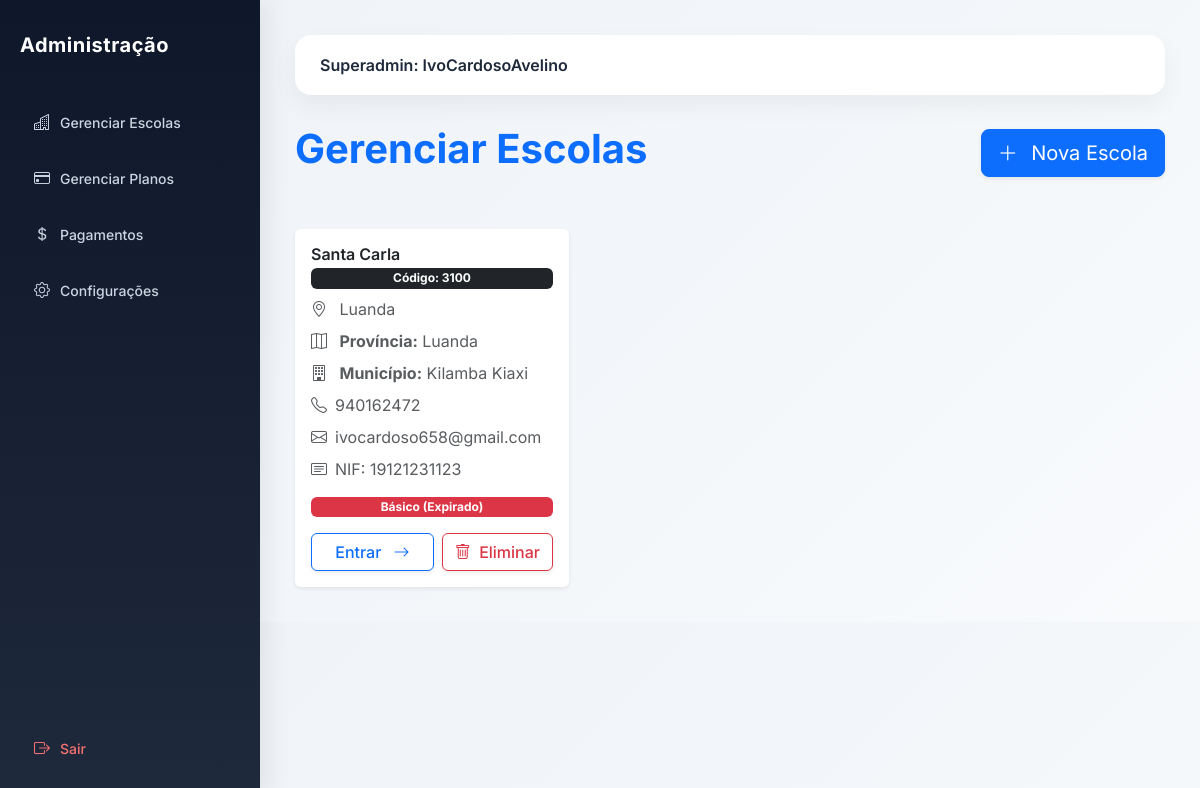
Page /escolas/ (signed in) on the earlier database version.
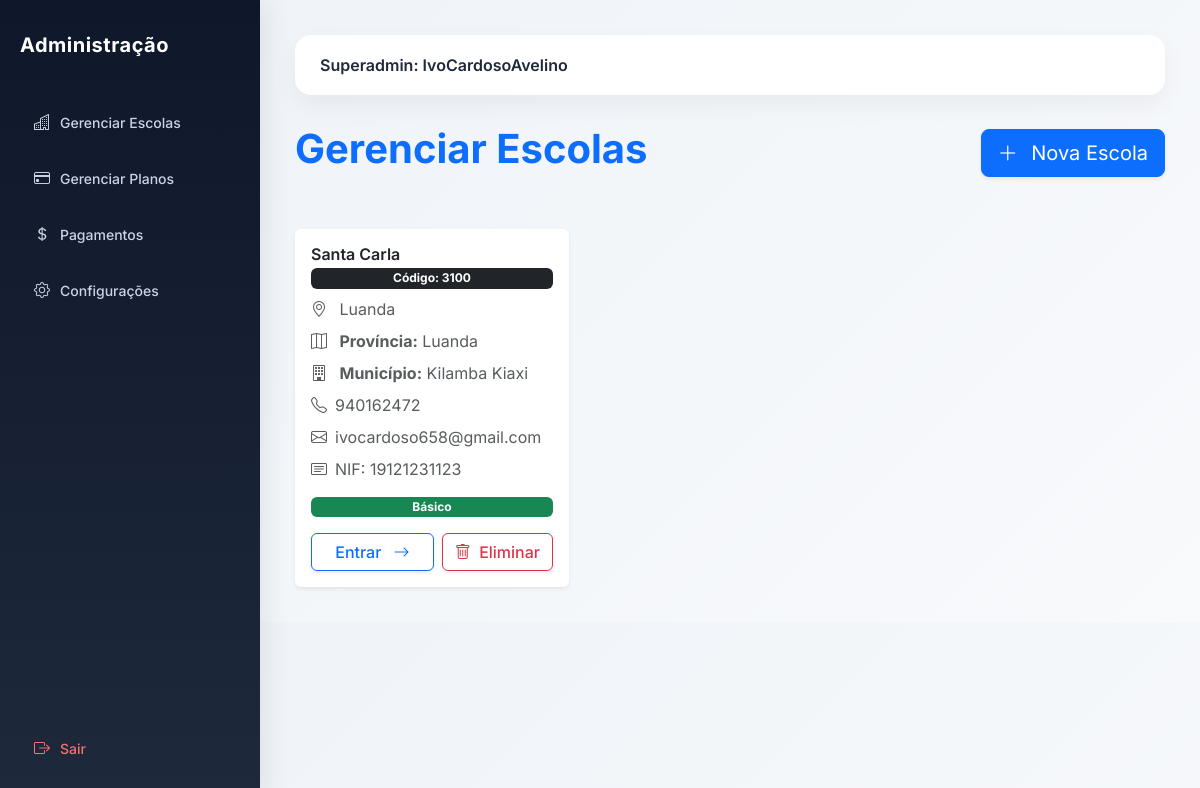
Same page on the later database version.
### users/models.py (models this page shows, shortened)
class User(AbstractUser):
    ROLE_CHOICES = (
        ('SUPERADMIN', 'Super Admin'),
        ('DIRETOR', 'Diretor'),
        ('DIRETOR_PEDAGOGICO', 'Diretor Pedagogico'),
        ('PROFESSOR', 'Professor'),
        ('ALUNO', 'Aluno'),
        ('FINANCEIRO', 'Financeiro'),
        ('SECRETARIA', 'Secretaria'),
    )
    role = models.CharField(
        max_length=20,
        choices=ROLE_CHOICES,
        default='ALUNO'
    )
    ativo = models.BooleanField(default=True)
    escola = models.ForeignKey(
        'academic.Escola',
        on_delete=models.CASCADE,
        null=True,
        blank=True,
        related_name="usuarios"
    )
    criado_em = models.DateTimeField(auto_now_add=True)
    tentativas_login = models.PositiveIntegerField(
        default=0
    )
    bloqueado_ate = models.DateTimeField(
        null=True,
        blank=True
    )
    objects = UserManager()

### academic/models.py (models this page shows, shortened)
class Escola(models.Model):
    nome = models.CharField(
        "Nome da Escola",
        max_length=255
    )
    codigo = models.CharField(
        "Código da Escola",
        max_length=10,
        unique=True,
        blank=True,
        help_text="Código usado no login da escola"
    )
    logo = models.ImageField(
        upload_to='logos_escolas/',
        blank=True,
        null=True
    )
    endereco = models.CharField(
        "Endereço",
        max_length=255
    )
    provincia = models.CharField(
        "Província",
        max_length=100,
        blank=True,
        null=True
    )
    municipio = models.CharField(
        "Município",
        max_length=100,
        blank=True,
        null=True
    )
    telefone = models.CharField(
        "Telefone",
        max_length=20
    )
    nif = models.CharField(
        "NIF",
        max_length=14,
        blank=True,
        null=True,
        help_text="Número de Identificação Fiscal da escola"
    )
    email = models.EmailField(
        "Email da Escola",
        max_length=254,
        blank=True,
        null=True,
        help_text="Email oficial da escola"
    )
    plano = models.ForeignKey(
        "Plano",
        on_delete=models.SET_NULL,
        null=True,
        blank=True,
        related_name="escolas",
        verbose_name="Plano"
    )
    data_expiracao = models.DateField(
        "Data de Expiração do Plano",
        null=True,
        blank=True
    )
    ativo = models.BooleanField(
        "Ativo",
        default=True
    )
    criada_em = models.DateTimeField(
        "Criada em",
        auto_now_add=True
    )
    class Meta:
        verbose_name = "Escola"
        verbose_name_plural = "Escolas"
        ordering = ["nome"]
    def esta_ativa(self):
        if not self.ativo:
            return False
        if (
            self.data_expiracao
            and self.data_expiracao < timezone.now().date()
        ):
            return False
        return True

class Plano(models.Model):
    nome = models.CharField(
        max_length=100,
        unique=True
    )
    limite_alunos = models.PositiveIntegerField()
    valor_mensal = models.DecimalField(
        max_digits=10,
        decimal_places=2
    )
    ativo = models.BooleanField(
        default=True
    )

### core/views.py (the view)
# urls.py: path('escolas/', views.lista_escolas, name='escolas'),
@login_required
def lista_escolas(request):
    if request.user.role != 'SUPERADMIN':
        return redirect('dashboard')
    escolas = Escola.objects.all()
    context = {
        'escolas': escolas,
    }
    return render(request, 'escolas.html', context)

### core/templates/escolas.html (shortened to what this page needs)
{% extends 'admin.html' %}
{% block content %}
<div class="d-flex justify-content-between align-items-center mb-5">
    <h1 class="fw-bold text-primary">Gerenciar Escolas</h1>
    <a href="/admin/academic/escola/add/" class="btn btn-lg btn-primary shadow-sm">
        <i class="bi bi-plus-lg me-2"></i> Nova Escola
    </a>
</div>
<div class="row g-4">
    {% for escola in escolas %}
    <div class="col-md-4">
        <div class="card h-100 border-0 shadow-sm hover-shadow transition-shadow">
            <div class="card-body d-flex flex-column">
                <h5 class="card-title fw-semibold text-dark mb-1">
                    {{ escola.nome }}
                </h5>
                <span class="badge bg-dark mb-2">
                    Código: {{ escola.codigo }}
                </span>
                <p class="card-text text-muted mb-2">
                    <i class="bi bi-geo-alt me-2"></i>
                    {{ escola.endereco|default:"Endereço não informado" }}
                </p>
                {% if escola.provincia %}
                <p class="card-text text-muted mb-2">
                    <i class="bi bi-map me-2"></i>
                    <strong>Província:</strong> {{ escola.provincia }}
                </p>
                {% endif %}
                {% if escola.municipio %}
                <p class="card-text text-muted mb-2">
                    <i class="bi bi-building me-2"></i>
                    <strong>Município:</strong> {{ escola.municipio }}
                </p>
                {% endif %}
                {% if escola.telefone %}
                <p class="card-text text-muted mb-2">
                    <i class="bi bi-telephone me-2"></i>{{ escola.telefone }}
                </p>
                {% endif %}
                {% if escola.email %}
                <p class="card-text text-muted mb-2">
                    <i class="bi bi-envelope me-2"></i>{{ escola.email }}
                </p>
                {% endif %}
                {% if escola.nif %}
                <p class="card-text text-muted mb-3">
                    <i class="bi bi-card-text me-2"></i>NIF: {{ escola.nif }}
                </p>
                {% endif %}
                {% if escola.plano %}
                    {% if escola.esta_ativa %}
                    <span class="badge bg-success mb-3" data-bs-toggle="tooltip" title="Plano ativo até {{ escola.data_expiracao }}">
                        {{ escola.plano.nome }}
                    </span>
                    {% else %}
                    <span class="badge bg-danger mb-3" data-bs-toggle="tooltip" title="Plano expirado em {{ escola.data_expiracao }}">
                        {{ escola.plano.nome }} (Expirado)
                    </span>
                    {% endif %}
                {% else %}
                    <span class="badge bg-secondary mb-3">Sem plano</span>
                {% endif %}
                <div class="mt-auto d-flex gap-2">
                    <a href="{% url 'selecionar_escola' escola.id %}"
                       class="btn btn-outline-primary flex-grow-1 fw-medium shadow-sm">
                       Entrar <i class="bi bi-arrow-right ms-2"></i>
                    </a>
                    <form method="POST" action="{% url 'eliminar_escola' escola.id %}" onsubmit="return confirm('Tem certeza que deseja eliminar esta escola?');">
                        <button type="submit" class="btn btn-outline-danger flex-grow-1 fw-medium shadow-sm">
                            <i class="bi bi-trash me-1"></i> Eliminar
                        </button>
                    </form>
                </div>
            </div>
        </div>
    </div>
    {% empty %}
    <div class="col-12">
        <div class="alert alert-info text-center py-4 fs-5">
            Nenhuma escola cadastrada ainda.
        </div>
    </div>
    {% endfor %}
</div>
{% endblock %}

### core/templates/admin.html (shortened to what this page needs)
<!DOCTYPE html>
<html lang="pt">
<head>
    <link href="https://cdn.jsdelivr.net/npm/bootstrap@5.3.2/dist/css/bootstrap.min.css" rel="stylesheet">
    <link rel="stylesheet" href="https://cdn.jsdelivr.net/npm/bootstrap-icons@1.11.1/font/bootstrap-icons.css">
</head>
<body>
<div class="sidebar">
    <div class="brand">
        Administração
    </div>
    <ul class="menu">
        <li class="menu-item">
                <a href="/escolas/" class="menu-link">
                    <i class="bi bi-buildings"></i> Gerenciar Escolas
                </a>
        </li>
        <li class="menu-item">
            <a href="/planos/" class="menu-link">
                <i class="bi bi-credit-card"></i> Gerenciar Planos
            </a>
        </li>
        <li class="menu-item">
            <a href="/pagamentos-escolas/" class="menu-link">
                <i class="bi bi-currency-dollar"></i> Pagamentos
            </a>
        </li>
        <li class="menu-item">
            <a href="/configuracoes/" class="menu-link">
                <i class="bi bi-gear"></i> Configurações
            </a>
        </li>
    </ul>
    <div class="sidebar-footer">
        <a href="/logout/" class="menu-link logout-link">
            <i class="bi bi-box-arrow-right"></i> Sair
        </a>
    </div>
</div>
<div class="content">
    <div class="topbar">
        <div class="user-info">
            Superadmin: {{ user.username }}
        </div>
    </div>
    {% block content %}{% endblock %}
</div>
</body>
</html>

### core/templates/admin.html (style rules this page uses)
body { margin: 0; font-family: 'Inter', sans-serif; background: linear-gradient(135deg, #eef2f7, #f8fafc); }
.sidebar { position: fixed; width: 260px; height: 100vh; background: linear-gradient(180deg, #0f172a, #1e293b); padding: 30px 20px; color: white; box-shadow: 6px 0 25px rgba(0,0,0,0.08); }
.brand { font-size: 20px; font-weight: 700; margin-bottom: 40px; letter-spacing: 0.5px; }
.menu { list-style: none; padding: 0; margin: 0; }
.menu-item { margin-bottom: 12px; }
.menu-link { display: flex; align-items: center; text-decoration: none; padding: 10px 14px; border-radius: 10px; color: #cbd5e1; font-weight: 500; transition: 0.3s; font-size: 14px; }
.menu-link i { margin-right: 10px; font-size: 16px; }
.sidebar-footer { position: absolute; bottom: 30px; width: 85%; }
.logout-link { color: #f87171; }
.content { margin-left: 260px; padding: 35px; }
.topbar { background: white; padding: 18px 25px; border-radius: 16px; box-shadow: 0 10px 25px rgba(0,0,0,0.05); margin-bottom: 30px; display: flex; justify-content: space-between; align-items: center; }
.user-info { font-weight: 600; color: #1e293b; }
.card-title { font-weight: 600; font-size: 16px; margin-bottom: 10px; }

### core/templates/escolas.html (style rules this page uses)
.transition-shadow { transition: all 0.3s ease; }

Differences in the rows shown:
changed Escola "Santa Carla": data_expiracao "2026-06-24" → "2026-07-24" (drawn)
